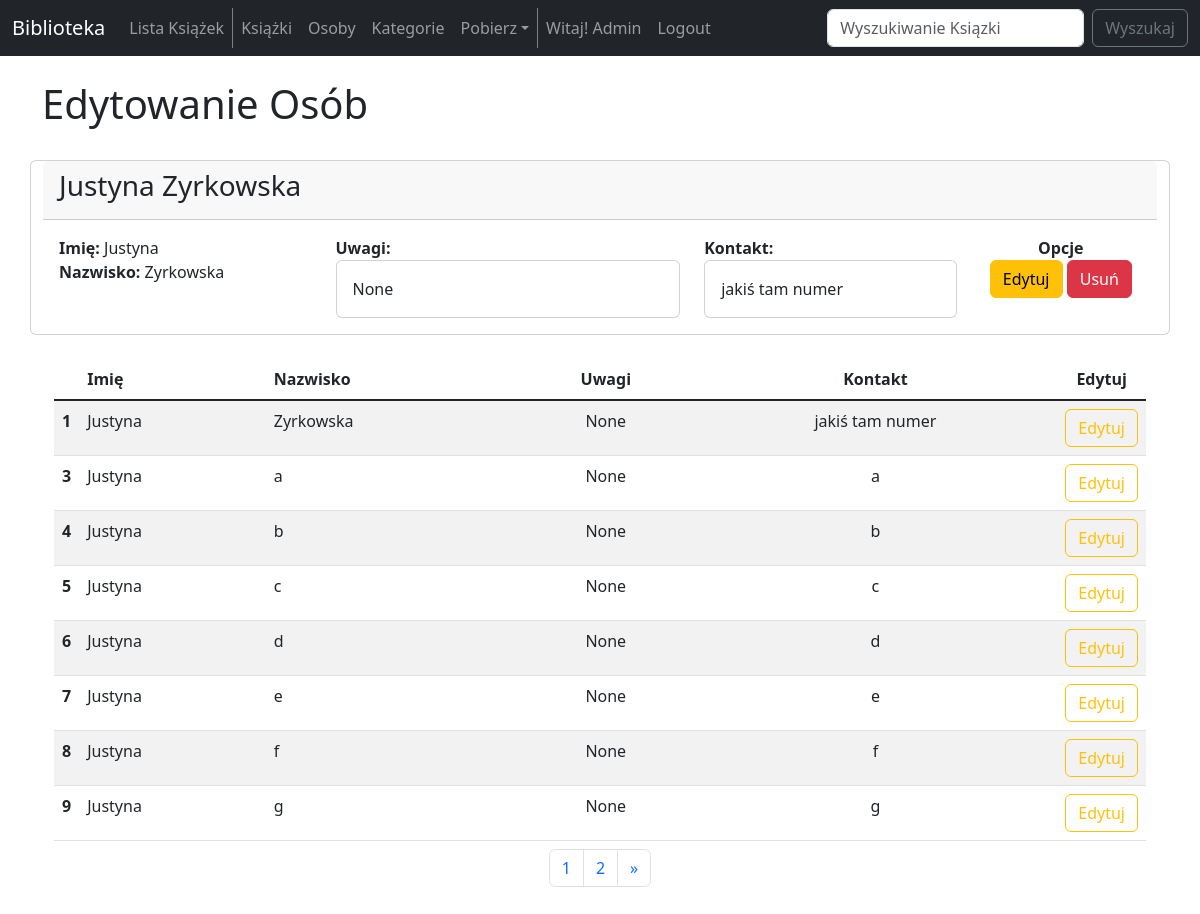
The page /update_people/1 (signed in) on the database its author committed.
### biblioteka_app/models.py (models this page shows)
class ListPeople(models.Model):
    first_name = models.CharField(max_length=100)
    last_name = models.CharField(max_length=200)
    note = models.CharField(max_length=200, null=True, blank=True)
    contact = models.CharField(max_length=200)
    def __str__(self):
        return self.first_name + ' ' + self.last_name

### biblioteka_app/views.py (the view)
# urls.py: path('update_people/<people_id>', views.update_people, name='update-people'),
def update_people(request, people_id):
    peoples = ListPeople.objects.all()
    p = Paginator(peoples, 8)
    page = request.GET.get('page')
    list_peoples = p.get_page(page)
    nums = "a" * list_peoples.paginator.num_pages
    people_index = ListPeople.objects.get(pk=people_id)
    if request.method == "POST":
        form = ListPeopleForm(request.POST, instance=people_index)
        if form.is_valid():
            form.save()
            messages.success(request, ("Dane osoby zostały zmienione"))
            return redirect('peoples-list')
    else:
        form = ListPeopleForm(instance=people_index)
    return render(request, 'update_people.html',
                {
                    'people_index':people_index,
                    'form':form,
                    'peoples':peoples,
                    'list_peoples': list_peoples,
                    'nums': nums,
                })

### biblioteka_app/forms.py
class ListPeopleForm(ModelForm):
    class Meta:
        model = ListPeople
        fields = ('first_name', 'last_name', 'note', 'contact')
        labels = {
            'first_name':'',
            'last_name':'',
            'note':'',
            'contact':'',
        }
        widgets={
            'first_name': forms.TextInput(attrs={'class':'form-control', 'placeholder':'Imię'}),
            'last_name': forms.TextInput(attrs={'class':'form-control', 'placeholder':'Nazwisko'}),
            'note':forms.Textarea(attrs={'class':'form-control', 'placeholder':'Uwagi'}),
            'contact': forms.TextInput(attrs={'class': 'form-control', 'placeholder':'Kontakt'}),
        }

### biblioteka_app/templates/update_people.html (shortened to what this page needs)
{% extends 'base.html' %}
{% block content %}
    {% if user.is_authenticated %}
        <div class="row">
            <div class="col-10">
                <h1>
                    Edytowanie Osób
                </h1>
            </div>
            <div class="col-2">
            </div>
        </div>
        <br/>
        <div class="row">
            <div class="card">
                <div class="card-header">
                    <h3>
                        {{ people_index }}
                    </h3>
                </div>
                <div class="card-body">
                    <div class="row">
                        <div class="col-3">
                            <strong>Imię:</strong> {{ people_index.first_name }}<br/>
                            <strong>Nazwisko:</strong> {{ people_index.last_name }}<br/>
                        </div>
                        <div class="col-4">
                            <strong>Uwagi:</strong><br/>
                            <div class="card">
                                <div class="card-body">
                                    {{ people_index.note }}
                                </div>
                            </div>
                        </div>
                        <div class="col-3">
                            <strong>Kontakt:</strong><br/>
                            <div class="card">
                                <div class="card-body">
                                    {{people_index.contact }}
                                </div>
                            </div>
                        </div>
                        <div class="col-2 text-center">
                            <strong>Opcje</strong><br/>
                            <button type="button" class="btn btn-warning" data-bs-toggle="modal" data-bs-target="#peopleUpdate">
                                Edytuj
                            </button>
                            <button type="button" class="btn btn-danger" data-bs-toggle="modal" data-bs-target="#peopleDelete">
                                Usuń
                            </button>
                        </div>
                    </div>
                </div>
            </div>
        </div>
        <br/>
        <div class="container text-center">
            <div class="row">
                <div class="col-12">
                    {% if peoples %}
                        <table class="table table-striped">
                            <thead>
                                <tr>
                                    <th scope="col" width="2%"></th>
                                    <th scope="col" class="text-start">Imię</th>
                                    <th scope="col" class="text-start">Nazwisko</th>
                                    <th scope="col">Uwagi</th>
                                    <th scope="col">Kontakt</th>
                                    <th scope="col" class="text-center" width="8%">Edytuj</th>
                                </tr>
                            </thead>
                            <tbody class="table-group-divider">
                                {% for people in list_peoples %}
                                    <tr>
                                        <th scope="row">{{ people.id }}</th>
                                        <td class="text-start">{{ people.first_name }}</td>
                                        <td class="text-start">{{ people.last_name }}</td>
                                        <td>{{ people.note }}</td>
                                        <td>{{ people.contact }}</td>
                                        <td class="text-center">
                                            <a href="{% url 'update-people' people.id %}" class="btn btn-outline-warning" type="button">Edytuj</a>
                                        </td>
                                    </tr>
                                {% endfor %}
                            </tbody>
                            <caption>
                                <nav aria-label="Page navigation example">
                                    <ul class="pagination justify-content-center">
                                        {% for i in nums %}
                                            <li class="page-item">
                                                <a class="page-link" href="?page={{ forloop.counter }}">{{ forloop.counter }}</a>
                                            </li>
                                        {% endfor %}
                                        {% if list_peoples.has_next %}
                                            <li class="page-item">
                                                <a class="page-link" href="?page={{ list_people.paginatior.num_pages }}">&raquo</a>
                                            </li>
                                        {% endif %}
                                    </ul>
                                </nav>
                            </caption>
                        </table>
                    {% else %}
                        <p> Brak osób na liście. </p>
                    {% endif %}
                </div>
            </div>
        </div>
    {% else %}
        <h3>
            Wybacz, ale musisz byc zalogowany, aby wejść na tą stronę.
        </h3>
        <a href="{% url 'login' %}">Zaloguj się</a>
    {% endif %}
{% endblock  %}

### biblioteka_app/templates/navbar.html (shortened to what this page needs)
<nav class="navbar navbar-expand-lg navbar-dark bg-dark">
    <div class="container-fluid">
        <a class="navbar-brand" href="{% url 'home' %}">Biblioteka</a>
        <div class="collapse navbar-collapse" id="navbarSupportedContent">
            <ul class="navbar-nav me-auto mb-2 mb-lg-0">
            <li class="nav-item">
                <a class="nav-link" href="{% url 'book-list' %}">Lista Książek</a>
            </li>
            {% if user.is_authenticated %}
            <li class="nav-item">
                <a class="nav-link" href="{% url 'admin-books-list' %}">Książki</a>
            </li>
            <li class="nav-item">
                <a class="nav-link" href="{% url 'peoples-list' %}">Osoby</a>
            </li>
            <li class="nav-item">
                <a class="nav-link" href="{% url 'categories-list' %}">Kategorie</a>
            </li>
            <li class="nav-item dropdown">
                <a class="nav-link dropdown-toggle" role="button" data-bs-toggle="dropdown">Pobierz</a>
            </li>
            <li class="nav-item">
                <a class="nav-link" href="{% url 'user-web' %}">Witaj! {{ user.username|capfirst }}</a>
            </li>
            <li class="nav-item">
                <a class="nav-link" href="{% url 'logout' %}">Logout</a>
            </li>
            {% else %}
            <li class="nav-item">
                <a class="nav-link" href="{% url 'login' %}">Login</a>
            </li>
            {% endif %}
            </ul>
            <form class="d-flex" method=POST action="{% url 'search-main' %}" role="search">
                <input class="form-control me-2" type="search" placeholder="Wyszukiwanie Ksiązki" aria-label="Search" name="searched">
                <button class="btn btn-outline-secondary" type="submit">Wyszukaj</button>
            </form>
        </div>
    </div>
</nav>

### rows shown on the page
ListPeople: first_name+last_name "Justyna Zyrkowska", first_name "Justyna", last_name "Zyrkowska", note "None", contact "jakiś tam numer", id "1"
ListPeople: id "3", first_name "Justyna", last_name "a", note "None", contact "a"
ListPeople: id "4", first_name "Justyna", last_name "b", note "None", contact "b"
ListPeople: id "5", first_name "Justyna", last_name "c", note "None", contact "c"
ListPeople: id "6", first_name "Justyna", last_name "d", note "None", contact "d"
ListPeople: id "7", first_name "Justyna", last_name "e", note "None", contact "e"
ListPeople: id "8", first_name "Justyna", last_name "f", note "None", contact "f"
ListPeople: id "9", first_name "Justyna", last_name "g", note "None", contact "g"

### other values the page prints
{{ user.username|capfirst }} "Admin"
